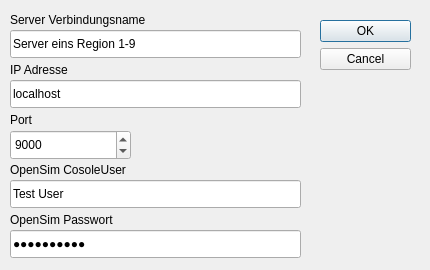
<?xml version="1.0" encoding="UTF-8"?>
<ui version="4.0">
 <class>AddConnDialog</class>
 <widget class="QDialog" name="AddConnDialog">
  <property name="geometry">
   <rect>
    <x>0</x>
    <y>0</y>
    <width>430</width>
    <height>270</height>
   </rect>
  </property>
  <property name="cursor">
   <cursorShape>ArrowCursor</cursorShape>
  </property>
  <property name="windowTitle">
   <string>Edit connection</string>
  </property>
  <widget class="QDialogButtonBox" name="buttonBox">
   <property name="geometry">
    <rect>
     <x>320</x>
     <y>20</y>
     <width>91</width>
     <height>81</height>
    </rect>
   </property>
   <property name="layoutDirection">
    <enum>Qt::RightToLeft</enum>
   </property>
   <property name="orientation">
    <enum>Qt::Vertical</enum>
   </property>
   <property name="standardButtons">
    <set>QDialogButtonBox::Cancel|QDialogButtonBox::Ok</set>
   </property>
  </widget>
  <widget class="QLabel" name="label">
   <property name="geometry">
    <rect>
     <x>10</x>
     <y>10</y>
     <width>161</width>
     <height>20</height>
    </rect>
   </property>
   <property name="text">
    <string>Server Verbindungsname</string>
   </property>
  </widget>
  <widget class="QLineEdit" name="Name">
   <property name="geometry">
    <rect>
     <x>10</x>
     <y>30</y>
     <width>291</width>
     <height>28</height>
    </rect>
   </property>
   <property name="toolTip">
    <string>Frei wählbarer Name.</string>
   </property>
   <property name="text">
    <string>Server eins Region 1-9</string>
   </property>
  </widget>
  <widget class="QLabel" name="label_2">
   <property name="geometry">
    <rect>
     <x>10</x>
     <y>60</y>
     <width>101</width>
     <height>20</height>
    </rect>
   </property>
   <property name="text">
    <string>IP Adresse</string>
   </property>
  </widget>
  <widget class="QLineEdit" name="Host">
   <property name="geometry">
    <rect>
     <x>10</x>
     <y>80</y>
     <width>291</width>
     <height>28</height>
    </rect>
   </property>
   <property name="toolTip">
    <string>Die IP oder DNS des Servers.</string>
   </property>
   <property name="text">
    <string>localhost</string>
   </property>
  </widget>
  <widget class="QLabel" name="label_3">
   <property name="geometry">
    <rect>
     <x>10</x>
     <y>110</y>
     <width>77</width>
     <height>20</height>
    </rect>
   </property>
   <property name="text">
    <string>Port</string>
   </property>
  </widget>
  <widget class="QSpinBox" name="Port">
   <property name="geometry">
    <rect>
     <x>10</x>
     <y>130</y>
     <width>121</width>
     <height>30</height>
    </rect>
   </property>
   <property name="toolTip">
    <string>Die Portnummer die in der OpenSim.ini angegeben ist.</string>
   </property>
   <property name="minimum">
    <number>1</number>
   </property>
   <property name="maximum">
    <number>65535</number>
   </property>
   <property name="value">
    <number>9000</number>
   </property>
  </widget>
  <widget class="QLabel" name="label_4">
   <property name="geometry">
    <rect>
     <x>10</x>
     <y>160</y>
     <width>121</width>
     <height>20</height>
    </rect>
   </property>
   <property name="toolTip">
    <string/>
   </property>
   <property name="text">
    <string>OpenSim CosoleUser</string>
   </property>
  </widget>
  <widget class="QLineEdit" name="User">
   <property name="geometry">
    <rect>
     <x>10</x>
     <y>180</y>
     <width>291</width>
     <height>28</height>
    </rect>
   </property>
   <property name="toolTip">
    <string>Ihren in der OpenSim.ini angegebene ConsolenUser Name.</string>
   </property>
   <property name="text">
    <string>Test User</string>
   </property>
  </widget>
  <widget class="QLabel" name="label_5">
   <property name="geometry">
    <rect>
     <x>10</x>
     <y>210</y>
     <width>111</width>
     <height>20</height>
    </rect>
   </property>
   <property name="text">
    <string>OpenSim Passwort</string>
   </property>
  </widget>
  <widget class="QLineEdit" name="Pass">
   <property name="geometry">
    <rect>
     <x>10</x>
     <y>230</y>
     <width>291</width>
     <height>28</height>
    </rect>
   </property>
   <property name="toolTip">
    <string>Ihr in der OpenSim.ini angegebenes ConsolenUser Passwort.</string>
   </property>
   <property name="text">
    <string>opensim123</string>
   </property>
   <property name="echoMode">
    <enum>QLineEdit::Password</enum>
   </property>
  </widget>
 </widget>
 <tabstops>
  <tabstop>Name</tabstop>
  <tabstop>Host</tabstop>
  <tabstop>Port</tabstop>
  <tabstop>User</tabstop>
  <tabstop>Pass</tabstop>
  <tabstop>buttonBox</tabstop>
 </tabstops>
 <resources/>
 <connections/>
</ui>
